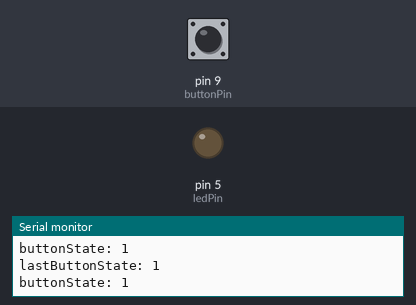
Simulated run of this sketch. Board: Arduino Uno, built with avr-gcc and run on an emulated ATmega328P. On the bench: output pins drawn as LEDs (lit = HIGH), the last lines printed to the serial monitor. Inputs (shaded band) come from the test bench; at power-on: pin 9 (buttonPin) HIGH.

Above: at 1.2 s.
1.3 s: pin 9 (buttonPin) pulled LOW for 0.15 s
At 2.4 s:
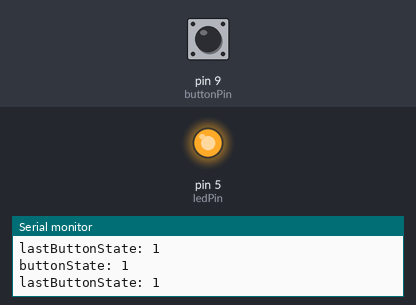
2.9 s: pin 9 (buttonPin) pulled LOW for 1 s
At 4.3 s:
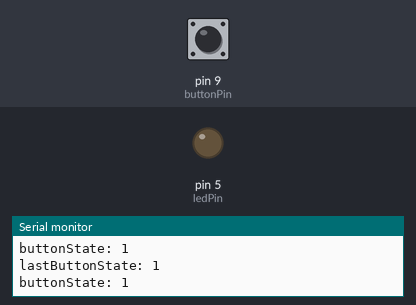
6.9 s: pin 9 (buttonPin) pulsed LOW 2 times (0.12 s each, 0.3 s apart)
At 7.13 s:
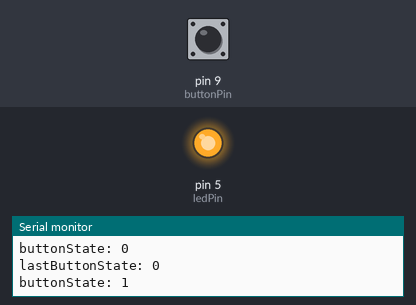
10.5 s: pin 9 (buttonPin) driven LOW
At 11.4 s:
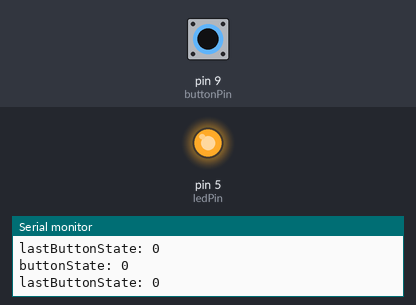
Timing chart, 0 to 13.5 s (numbered marks = the images above; inputs shaded):
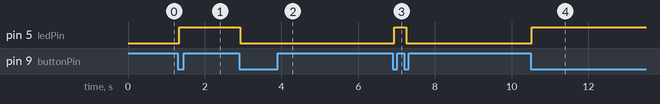

The sketch:

led_button.ino
```cpp
int ledPin = 5;
int buttonPin = 9;

bool ledState = false;
bool lastButtonState = HIGH;

byte leds = 0;

void setup() {
  Serial.begin(9600);
  pinMode(ledPin, OUTPUT);
  pinMode(buttonPin, INPUT_PULLUP);
}

void loop() {
  bool buttonState = digitalRead(buttonPin);
  Serial.print("buttonState: ");
  Serial.println(buttonState);

  if (buttonState == LOW && lastButtonState == HIGH) {
    ledState = !ledState;
    digitalWrite(ledPin, ledState);
    Serial.print("ledState: ");
    Serial.println(ledState);
  }

  lastButtonState = buttonState;
  Serial.print("lastButtonState: ");
  Serial.println(lastButtonState);
}
```

Measured:
- after the input at 1.3 s, pin 5 (ledPin): LOW → HIGH at once
- after the input at 2.9 s, pin 5 (ledPin): HIGH → LOW at once
- after the input at 6.9 s, pin 5 (ledPin): LOW → HIGH at once, → LOW 0.31 s later
- after the input at 10.5 s, pin 5 (ledPin): LOW → HIGH at once
